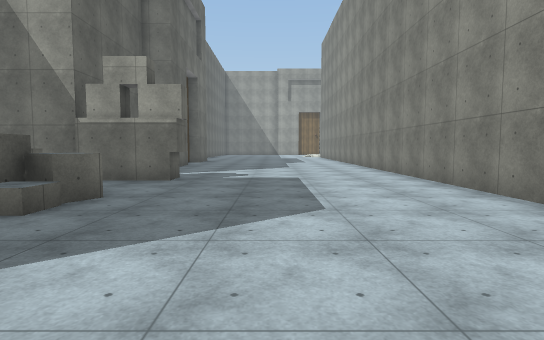
View 1 (above)

20 first-person views from a walk through a scene from a Unity 3-D project. The camera is 1.3 m above the floor, tilts 4° down and sees 80° across. The floor is counted in squares, 2 m on a side. Each view is taken from the middle of a square. On the plan, view 1 faces up. The plan holds only what a view shows up to about 10 squares ahead; the rest is blank. The place goes on beyond the plan. The player is left out. Some animated figures are not drawn. Some surface patterns are stand-ins.

View 2
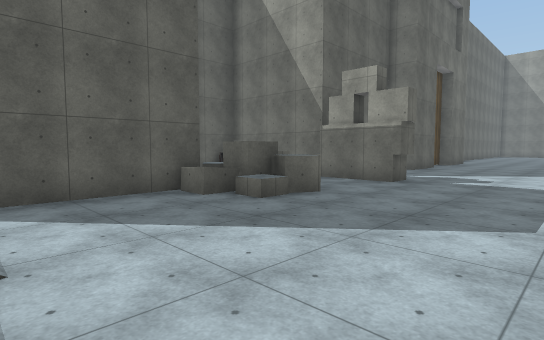

View 3
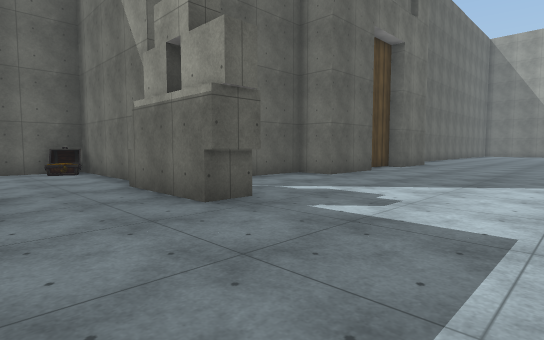

View 4
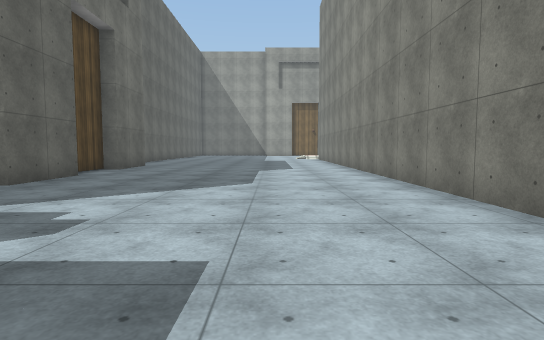

View 5
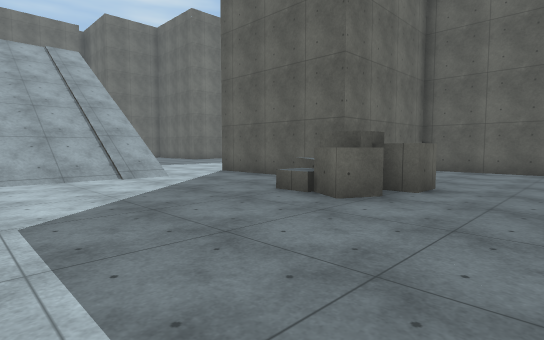

View 6
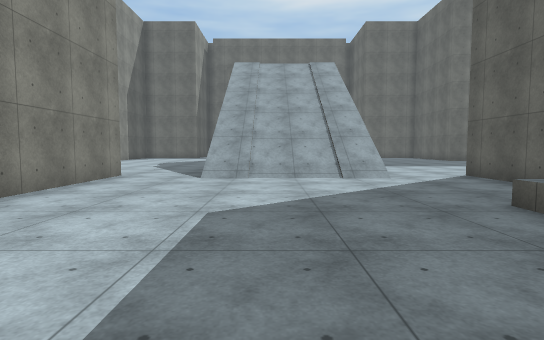

View 7
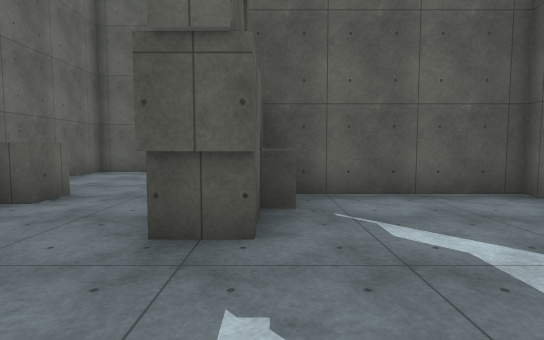

View 8
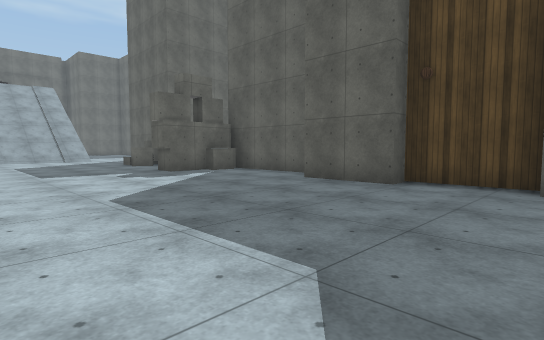

View 9
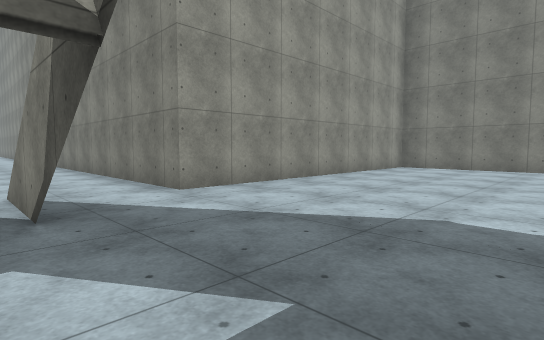

View 10
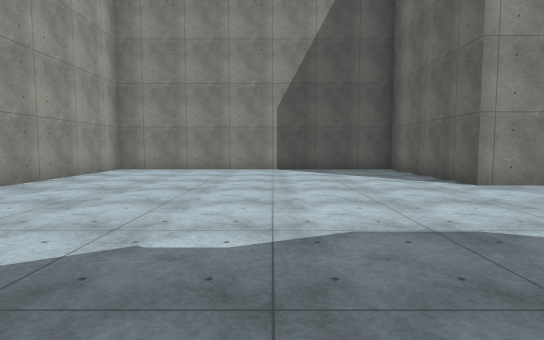

View 11
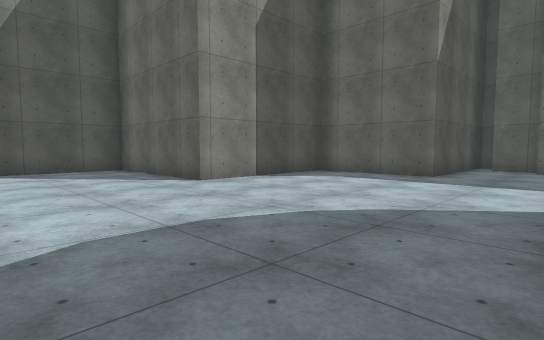

View 12
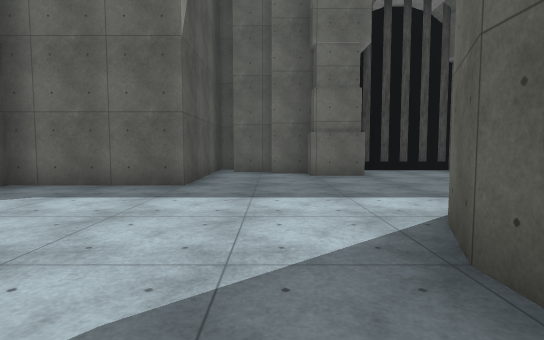

View 13
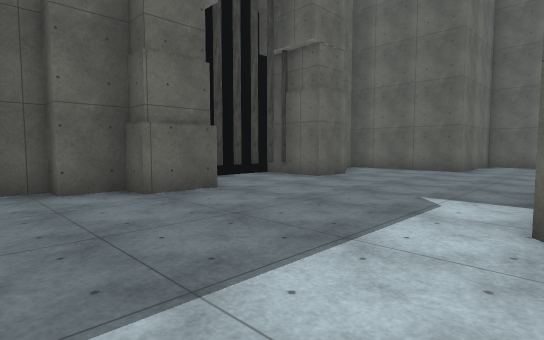

View 14
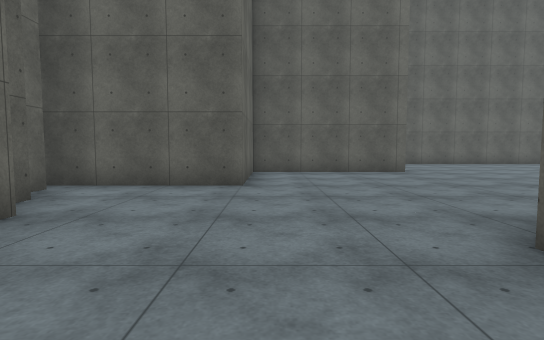

View 15
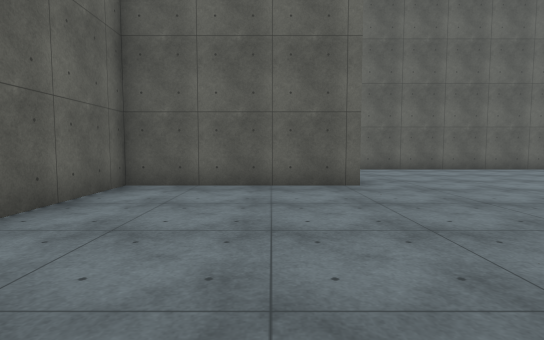

View 16
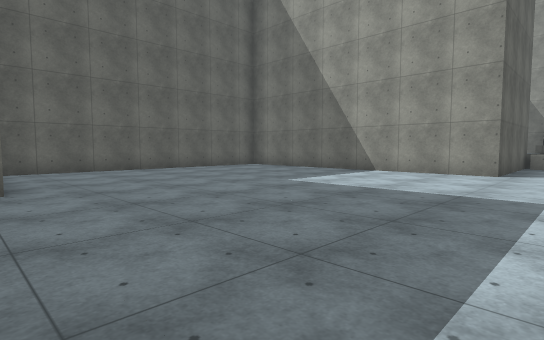

View 17
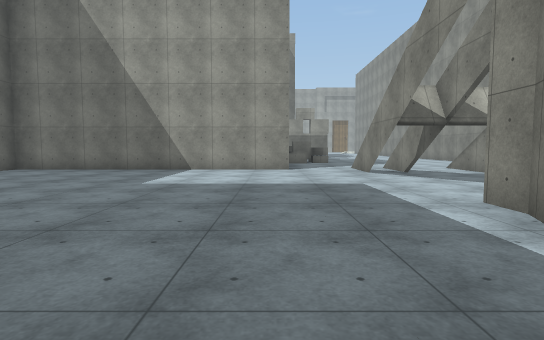

View 18
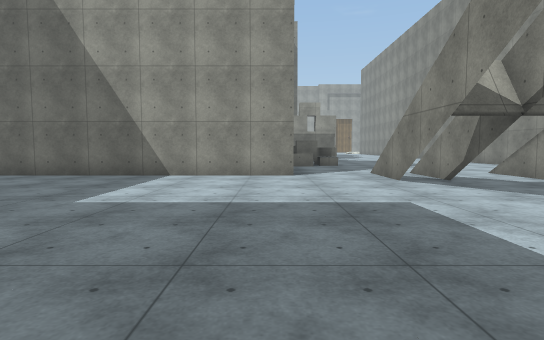

View 19
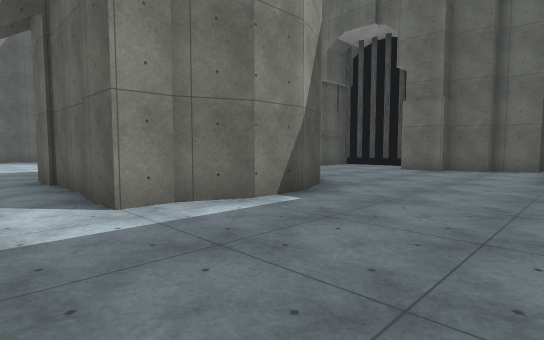

View 20
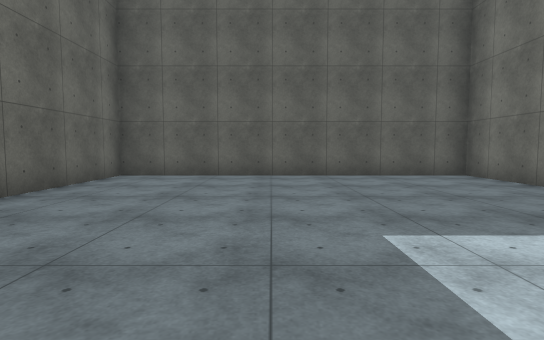

### Floor plan
Key: @ floor where view 1 was taken; # wall or solid block; . floor; / step, stairs or slope; ^ raised ledge; C chest.
Columns run from 13 left of view 1 to 12 right of it. Each row starts with its distance up from view 1.
 16          #.......#
 15          #.......#
 14          #.......#
 13          #.......#
 12         ##.......#
 11         #........#
 10         #........#
  9         #........#
  8     #####^.......#
  7     #C...^#......#
  6     #............#
  5     #....^^......#
  4     #...^#^......#
  3     #####^.......#
  2         #........#
  1         #........#
  0 #########..//@/..#########
 -1 #..........////..........#
 -2 #..........#  #..........#
 -3 #..........#.............#
 -4 #............ ...........#
 -5 #............ ...........#
 -6 #........................#
 -7 #..........####..........#
 -8 #..........#  #..........#
 -9 #####......#  #......#####
-10     #......#  #......#
-11     #................#
-12     #................#
-13     ####..........####
-14        #..........#
-15        #.###..###.#
-16        ############

Where each view was taken, in squares from view 1:
view 1: 0 up, 0 right, facing up
view 2: 0 up, 1 right, facing up-left
view 3: 5 up, 1 right, facing up-left
view 4: 6 up, 1 right, facing up
view 5: 7 up, 1 right, facing down-left
view 6: 7 up, 0 right, facing down
view 7: 8 up, 0 right, facing left
view 8: 16 up, 2 right, facing down-left
view 9: 5 down, 1 right, facing up-right
view 10: 5 down, 2 right, facing right
view 11: 5 down, 2 right, facing down-right
view 12: 7 down, 3 right, facing down
view 13: 10 down, 4 right, facing down-left
view 14: 12 down, 0 right, facing left
view 15: 10 down, 3 left, facing left
view 16: 9 down, 3 left, facing up-left
view 17: 10 down, 5 left, facing up
view 18: 8 down, 5 left, facing up
view 19: 5 down, 6 left, facing down-right
view 20: 5 down, 5 left, facing left
